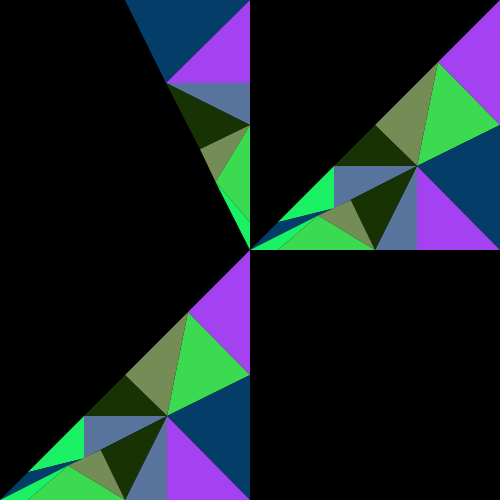
Frame 1 (no input)
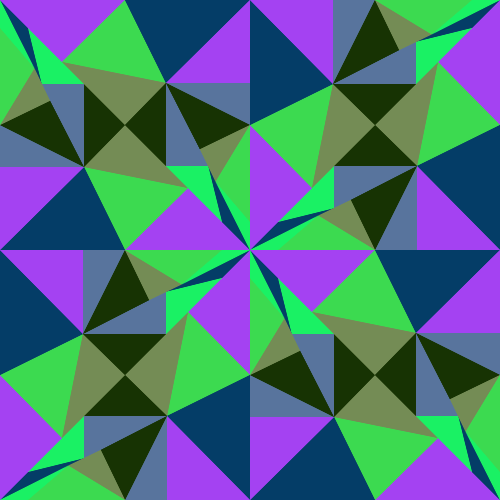
Frame 60 (the mouse pressed at the canvas centre just before this capture)
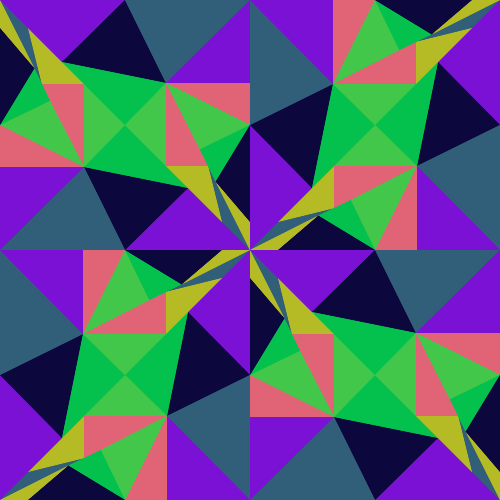
Frame 120 (the mouse held since frame 60 and released just before this capture)

The Processing sketch that drew these frames (run headless with seeded random() and noise(); from frame 60 on, the mouse is pressed at the canvas centre):

// Processing sketch: processing_92134
// ── processing_92134.pde

int x,y,alturax, alturay,corR1,corG1,corB1,corR2,corG2,corB2,corR3,corG3,corB3,corR4,corG4,corB4,corR5,corG5,corB5,corR6,corG6,corB6,corR7,corG7,corB7,angulo;



void setup(){
  
  alturax=500;
  alturay=500;
  
  //alturax=displayWidth;
  //alturay=displayHeight;

  
  x=0;
  y=0;
  
  corR1=int(random(255));
  corG1=int(random(255));
  corB1=int(random(255));
  
  corR2=int(random(255));
  corG2=int(random(255));
  corB2=int(random(255));
  
  corR3=int(random(255));
  corG3=int(random(255));
  corB3=int(random(255));
  
  corR4=int(random(255));
  corG4=int(random(255));
  corB4=int(random(255));
  
  corR5=int(random(255));
  corG5=int(random(255));
  corB5=int(random(255));
  
  corR6=int(random(255));
  corG6=int(random(255));
  corB6=int(random(255));
  
  corR7=int(random(255));
  corG7=int(random(255));
  corB7=int(random(255));
  
  
  size (500,500);
  //size(displayWidth, displayHeight);
  background (0);
  noStroke();
  //stroke(255);
  //strokeWeight(1);
  smooth();
    
  }
  
  
    void mouseDragged() {
    corR1=mouseY;
    corG2=mouseY;
    corB3=mouseY;
    corR4=mouseY;
    corG5=mouseY;
    corB6=mouseY;
    corR7=mouseY;

  }
  
  

  
  
      void mousePressed() {
  corR1=int(random(255));
  corG1=int(random(255));
  corB1=int(random(255));
  
  corR2=int(random(255));
  corG2=int(random(255));
  corB2=int(random(255));
  
  corR3=int(random(255));
  corG3=int(random(255));
  corB3=int(random(255));
  
  corR4=int(random(255));
  corG4=int(random(255));
  corB4=int(random(255));
  
  corR5=int(random(255));
  corG5=int(random(255));
  corB5=int(random(255));
  
  corR6=int(random(255));
  corG6=int(random(255));
  corB6=int(random(255));
  
  corR7=int(random(255));
  corG7=int(random(255));
  corB7=int(random(255));
  }
  
  
  void draw(){

  brightness(mouseX);
    
//GUIAS
  pushMatrix();
  line (x,y,width,height);
  line (height,y,x,width);
  line (width/2,y,width/2,height);
  line (width/4,y,width/2,height/2);
  popMatrix();
  
//FRACTAL 1

pushMatrix();

  translate(width/2,height/2);
  angulo+=90; //QUANDO PASSA NO DRAW É SOMADO 5 EM 5
  rotate(radians(angulo));
  
  fill(corR1,corG1,corB1);
  triangle (x,y,width/4,y,width/8,height/8);
  
  fill(corR2,corG2,corB2);
  triangle (width/4,y,width/8,height/8,width/3,height/6);

  fill(corR3,corG3,corB3);
  triangle (width/8,height/8,width/3,height/6,width/4,height/4);
  
  fill(corR4,corG4,corB4);
  triangle (width/3,height/6,width/4,height/4,width/3,height/3);
  
  fill(corR5,corG5,corB5);
  triangle (width/3,height/6,width/3,height/3,width/2.4,height/3);
  
  fill(corR6,corG6,corB6);
  triangle (width/2.25,height/2.25,width/3,height/3,width/2.4,height/3);
  
  fill(corR7,corG7,corB7);
  triangle (width/2.25,height/2.25,width/2,height/2,width/2.4,height/3);
  
  popMatrix();
  
  
//FRACTAL 2  
  
pushMatrix();
  
 
  translate(x,y);
  rotate(radians(angulo));
  
  
  fill(corR1,corG1,corB1);
  triangle (x,y,width/4,y,width/8,height/8);
  
  fill(corR2,corG2,corB2);
  triangle (width/4,y,width/8,height/8,width/3,height/6);

  fill(corR3,corG3,corB3);
  triangle (width/8,height/8,width/3,height/6,width/4,height/4);
  
  fill(corR4,corG4,corB4);
  triangle (width/3,height/6,width/4,height/4,width/3,height/3);
  
  fill(corR5,corG5,corB5);
  triangle (width/3,height/6,width/3,height/3,width/2.4,height/3);
  
  fill(corR6,corG6,corB6);
  triangle (width/2.25,height/2.25,width/3,height/3,width/2.4,height/3);
  
  fill(corR7,corG7,corB7);
  triangle (width/2.25,height/2.25,width/2,height/2,width/2.4,height/3);
  
  popMatrix();
  

//FRACTAL 3

  pushMatrix();
  
  translate(width,height);
  rotate(radians(angulo));
  
  
  fill(corR1,corG1,corB1);
  triangle (x,y,width/4,y,width/8,height/8);
  
  fill(corR2,corG2,corB2);
  triangle (width/4,y,width/8,height/8,width/3,height/6);

  fill(corR3,corG3,corB3);
  triangle (width/8,height/8,width/3,height/6,width/4,height/4);
  
  fill(corR4,corG4,corB4);
  triangle (width/3,height/6,width/4,height/4,width/3,height/3);
  
  fill(corR5,corG5,corB5);
  triangle (width/3,height/6,width/3,height/3,width/2.4,height/3);
  
  fill(corR6,corG6,corB6);
  triangle (width/2.25,height/2.25,width/3,height/3,width/2.4,height/3);
  
  fill(corR7,corG7,corB7);
  triangle (width/2.25,height/2.25,width/2,height/2,width/2.4,height/3);
  
  popMatrix();
  
  
  //FRACTAL 4

  pushMatrix();
  
  translate(x,height);

  rotate(radians(angulo));
  
  
  fill(corR1,corG1,corB1);
  triangle (x,y,width/4,y,width/8,height/8);
  
  fill(corR2,corG2,corB2);
  triangle (width/4,y,width/8,height/8,width/3,height/6);

  fill(corR3,corG3,corB3);
  triangle (width/8,height/8,width/3,height/6,width/4,height/4);
  
  fill(corR4,corG4,corB4);
  triangle (width/3,height/6,width/4,height/4,width/3,height/3);
  
  fill(corR5,corG5,corB5);
  triangle (width/3,height/6,width/3,height/3,width/2.4,height/3);
  
  fill(corR6,corG6,corB6);
  triangle (width/2.25,height/2.25,width/3,height/3,width/2.4,height/3);
  
  fill(corR7,corG7,corB7);
  triangle (width/2.25,height/2.25,width/2,height/2,width/2.4,height/3);
  
  popMatrix();
  
  
  
  //FRACTAL 5

  pushMatrix();
  
  translate(width,y);

  rotate(radians(angulo));
  
  
  fill(corR1,corG1,corB1);
  triangle (x,y,width/4,y,width/8,height/8);
  
  fill(corR2,corG2,corB2);
  triangle (width/4,y,width/8,height/8,width/3,height/6);

  fill(corR3,corG3,corB3);
  triangle (width/8,height/8,width/3,height/6,width/4,height/4);
  
  fill(corR4,corG4,corB4);
  triangle (width/3,height/6,width/4,height/4,width/3,height/3);
  
  fill(corR5,corG5,corB5);
  triangle (width/3,height/6,width/3,height/3,width/2.4,height/3);
  
  fill(corR6,corG6,corB6);
  triangle (width/2.25,height/2.25,width/3,height/3,width/2.4,height/3);
  
  fill(corR7,corG7,corB7);
  triangle (width/2.25,height/2.25,width/2,height/2,width/2.4,height/3);
  
  popMatrix();
  
  
  
    //FRACTAL 6

  pushMatrix();
  
  translate(x,y);
  
  fill(corR7,corG7,corB7);
  triangle (width/4,y,width/2,y,width/3,height/6);
  
  fill(corR1,corG1,corB1);
  triangle (width/2,y,width/3,height/6,width/2,height/6);

  fill(corR5,corG5,corB5);
  triangle (width/2,height/4,width/3,height/6,width/2,height/6);

  fill(corR4,corG4,corB4);
  triangle (width/2,height/4,width/3,height/6,width/2.5,height/3.35);

  fill(corR3,corG3,corB3);
  triangle (width/2,height/4,width/2.32,height/2.75,width/2.5,height/3.35);

  fill(corR2,corG2,corB2);
  triangle (width/2,height/4,width/2.32,height/2.75,width/2,height/2.25);

  fill(corR6,corG6,corB6);
  triangle (width/2,height/2,width/2.32,height/2.75,width/2,height/2.25);
  
  popMatrix();
  
    //FRACTAL 7

  pushMatrix();
  
  translate(width/2,height/2);
  rotate(radians(angulo));
  
  fill(corR7,corG7,corB7);
  triangle (width/4,y,width/2,y,width/3,height/6);
  
  fill(corR1,corG1,corB1);
  triangle (width/2,y,width/3,height/6,width/2,height/6);

  fill(corR5,corG5,corB5);
  triangle (width/2,height/4,width/3,height/6,width/2,height/6);

  fill(corR4,corG4,corB4);
  triangle (width/2,height/4,width/3,height/6,width/2.5,height/3.35);

  fill(corR3,corG3,corB3);
  triangle (width/2,height/4,width/2.32,height/2.75,width/2.5,height/3.35);

  fill(corR2,corG2,corB2);
  triangle (width/2,height/4,width/2.32,height/2.75,width/2,height/2.25);

  fill(corR6,corG6,corB6);
  triangle (width/2,height/2,width/2.32,height/2.75,width/2,height/2.25);
  
  popMatrix();  


    //FRACTAL 8

  pushMatrix();
  
  translate(width,height);
  rotate(radians(angulo));
  
  fill(corR7,corG7,corB7);
  triangle (width/4,y,width/2,y,width/3,height/6);
  
  fill(corR1,corG1,corB1);
  triangle (width/2,y,width/3,height/6,width/2,height/6);

  fill(corR5,corG5,corB5);
  triangle (width/2,height/4,width/3,height/6,width/2,height/6);

  fill(corR4,corG4,corB4);
  triangle (width/2,height/4,width/3,height/6,width/2.5,height/3.35);

  fill(corR3,corG3,corB3);
  triangle (width/2,height/4,width/2.32,height/2.75,width/2.5,height/3.35);

  fill(corR2,corG2,corB2);
  triangle (width/2,height/4,width/2.32,height/2.75,width/2,height/2.25);

  fill(corR6,corG6,corB6);
  triangle (width/2,height/2,width/2.32,height/2.75,width/2,height/2.25);
  
  popMatrix();  


    //FRACTAL 9

  pushMatrix();
  
  translate(x,height);
  rotate(radians(angulo));
  
  fill(corR7,corG7,corB7);
  triangle (width/4,y,width/2,y,width/3,height/6);
  
  fill(corR1,corG1,corB1);
  triangle (width/2,y,width/3,height/6,width/2,height/6);

  fill(corR5,corG5,corB5);
  triangle (width/2,height/4,width/3,height/6,width/2,height/6);

  fill(corR4,corG4,corB4);
  triangle (width/2,height/4,width/3,height/6,width/2.5,height/3.35);

  fill(corR3,corG3,corB3);
  triangle (width/2,height/4,width/2.32,height/2.75,width/2.5,height/3.35);

  fill(corR2,corG2,corB2);
  triangle (width/2,height/4,width/2.32,height/2.75,width/2,height/2.25);

  fill(corR6,corG6,corB6);
  triangle (width/2,height/2,width/2.32,height/2.75,width/2,height/2.25);
  
  popMatrix();  


    //FRACTAL 10

  pushMatrix();
  
  translate(width,y);
  rotate(radians(angulo));
  
  fill(corR7,corG7,corB7);
  triangle (width/4,y,width/2,y,width/3,height/6);
  
  fill(corR1,corG1,corB1);
  triangle (width/2,y,width/3,height/6,width/2,height/6);

  fill(corR5,corG5,corB5);
  triangle (width/2,height/4,width/3,height/6,width/2,height/6);

  fill(corR4,corG4,corB4);
  triangle (width/2,height/4,width/3,height/6,width/2.5,height/3.35);

  fill(corR3,corG3,corB3);
  triangle (width/2,height/4,width/2.32,height/2.75,width/2.5,height/3.35);

  fill(corR2,corG2,corB2);
  triangle (width/2,height/4,width/2.32,height/2.75,width/2,height/2.25);

  fill(corR6,corG6,corB6);
  triangle (width/2,height/2,width/2.32,height/2.75,width/2,height/2.25);
  
  popMatrix();  

}
